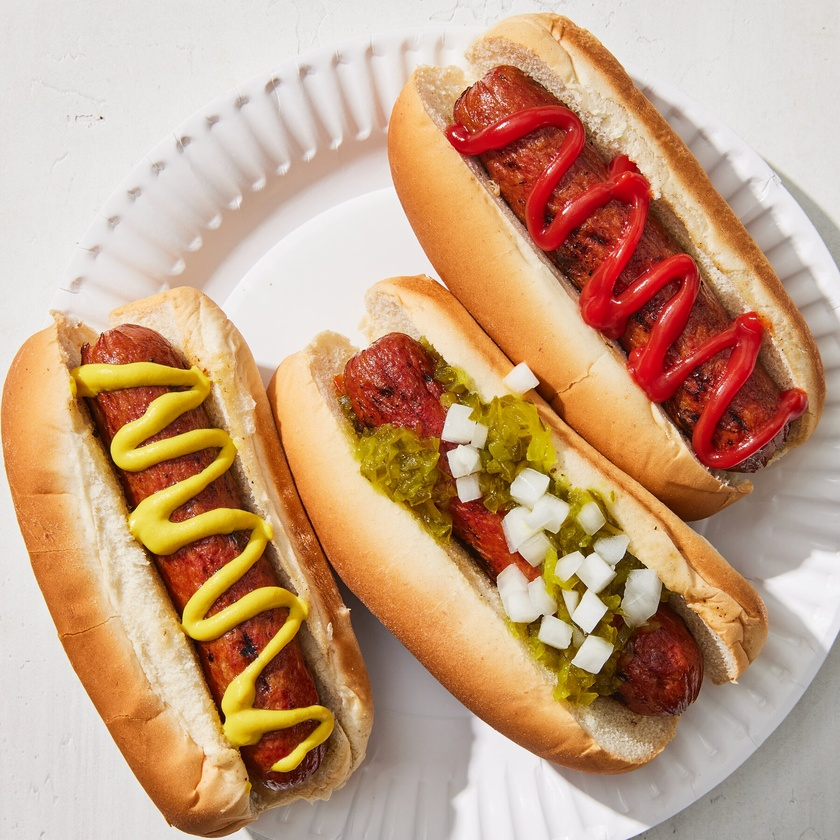
#> input picture data/raw/hotdog/01GRILL-HOTDOGS-REX-cqwj-mediumSquareAt3X copy.jpg, 840 x 840 px, shrunk from 1800 x 1800 before the run
$ python -i saliency.py   (imports and definitions only)
#> lines starting #> are read from the running program, lines starting #| are printed output that depends on the picture
#Tried to mainly stick to Demo 12 code but had to rely on AI to help with the spectral residual
from __future__ import annotations

import numpy as np


def _feat_from_sal_norm(sal_norm: np.ndarray) -> np.ndarray:
    mean_s = float(np.mean(sal_norm))
    std_s = float(np.std(sal_norm))
    max_s = float(np.max(sal_norm))
    med = float(np.median(sal_norm))
    high_frac = float(np.mean(sal_norm > med))
    return np.array([mean_s, std_s, max_s, high_frac], dtype=np.float32)


# [24 lines left out: function _saliency_demo12_opencv, not called in this run]


def _saliency_fft_fallback(gray: np.ndarray) -> np.ndarray:
    """FFT spectral residual fallback when contrib saliency API unavailable."""
    import cv2

    x = gray.astype(np.float64)
    x = x - np.mean(x)
    h, w = x.shape
    f = np.fft.fft2(x)
    amplitude = np.abs(f)
    phase = np.angle(f)
    eps = 1e-8
    log_amplitude = np.log(amplitude + eps)
    smoothed = cv2.blur(log_amplitude.astype(np.float32), (3, 3))
    residual_log = log_amplitude - smoothed
    sal_complex = np.exp(residual_log + 1j * phase)
    saliency_arr = np.abs(np.fft.ifft2(sal_complex)) ** 2
    sigma = max(1.0, min(h, w) * 0.02)
    saliency_arr = cv2.GaussianBlur(
        saliency_arr.astype(np.float32), (0, 0), sigmaX=sigma, sigmaY=sigma
    )

    smin = float(np.min(saliency_arr))
    smax = float(np.max(saliency_arr))
    if smax - smin > 1e-12:
        sal_norm = (saliency_arr - smin) / (smax - smin)
    else:
        sal_norm = np.zeros_like(saliency_arr, dtype=np.float64)
    return _feat_from_sal_norm(sal_norm)


# [10 lines left out: function spectral_residual_saliency, not called in this run]

>>> import cv2
>>> picture = cv2.imread('../../data/raw/hotdog/01GRILL-HOTDOGS-REX-cqwj-mediumSquareAt3X copy.jpg', cv2.IMREAD_GRAYSCALE)
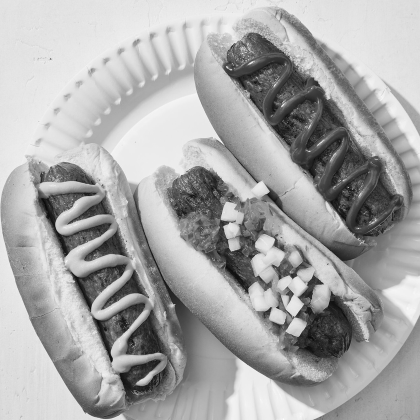
#> picture: shape (840, 840) (shown at 1/2 size); min 4, max 255, mean 168
>>> result = _saliency_fft_fallback(picture)
#> in _saliency_fft_fallback, `phase = np.angle(f)`:
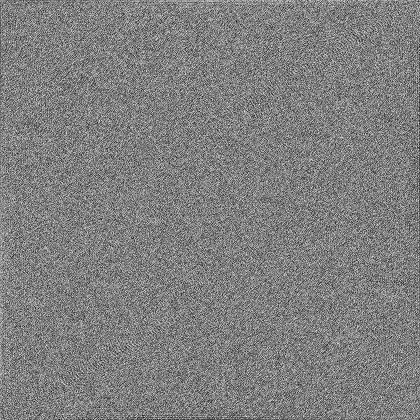
#> phase: shape (840, 840) float64 (shown at 1/2 size); min -3.14, max 3.14, mean 1.69e-18; drawn with min black and max white
#> in _saliency_fft_fallback, `log_amplitude = np.log(amplitude + eps)`:
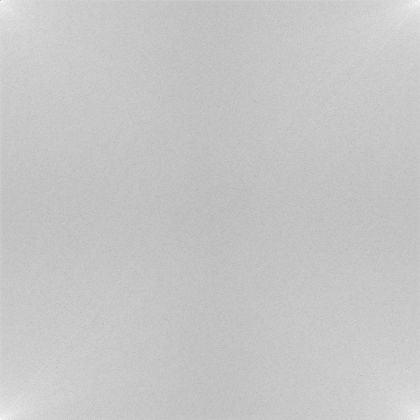
#> log_amplitude: shape (840, 840) float64 (shown at 1/2 size); min -17.97, max 16.11, mean 8.58; drawn with min black and max white
#> in _saliency_fft_fallback, `smoothed = cv2.blur(log_amplitude.astype(np.float32), (3, 3))`:
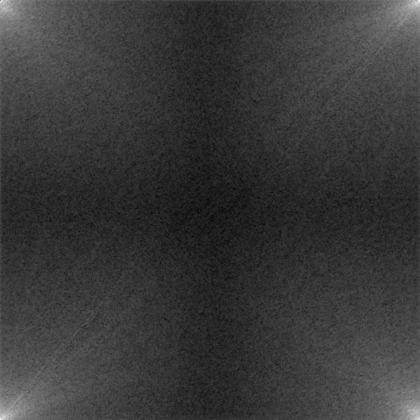
#> smoothed: shape (840, 840) float32 (shown at 1/2 size); min 6.57, max 15.54, mean 8.58; drawn with min black and max white
#> in _saliency_fft_fallback, `residual_log = log_amplitude - smoothed`:
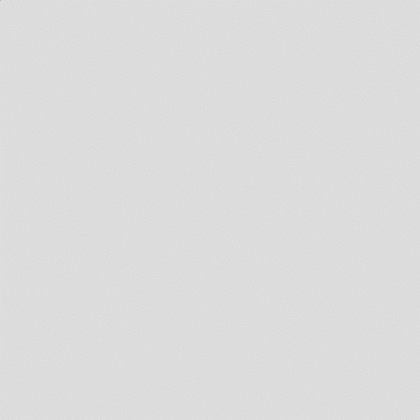
#> residual_log: shape (840, 840) float64 (shown at 1/2 size); min -29.74, max 4.61, mean 0.000442; drawn with min black and max white
#> in _saliency_fft_fallback, `saliency_arr = cv2.GaussianBlur( saliency_arr.astype(np.float32), (0, ..`:
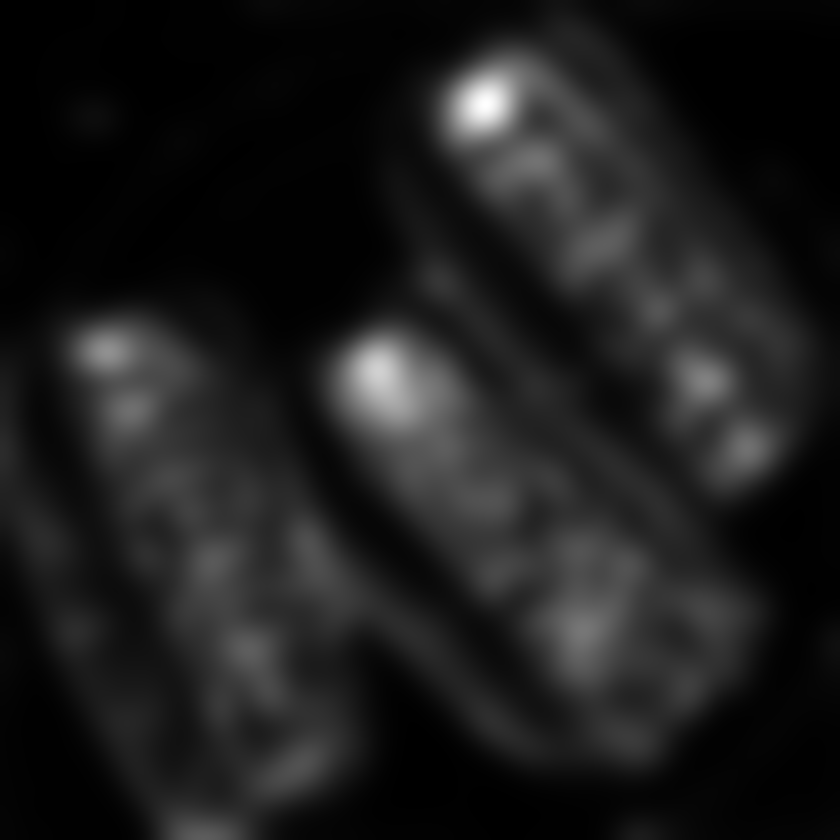
#> saliency_arr: shape (840, 840) float32; min 8.59e-08, max 2.03e-05, mean 2.43e-06; drawn with min black and max white
#> in _saliency_fft_fallback, `smin = float(np.min(saliency_arr))`: smin = 8.59e-08
#> in _saliency_fft_fallback, `smax = float(np.max(saliency_arr))`: smax = 2.03e-05
#> in _feat_from_sal_norm, `mean_s = float(np.mean(sal_norm))`: mean_s = 0.116
#> in _feat_from_sal_norm, `std_s = float(np.std(sal_norm))`: std_s = 0.122
#> in _feat_from_sal_norm, `max_s = float(np.max(sal_norm))`: max_s = 1
#> in _feat_from_sal_norm, `med = float(np.median(sal_norm))`: med = 0.0835
#> in _feat_from_sal_norm, `high_frac = float(np.mean(sal_norm > med))`: high_frac = 0.5
#> result = [0.116, 0.122, 1, 0.5]
